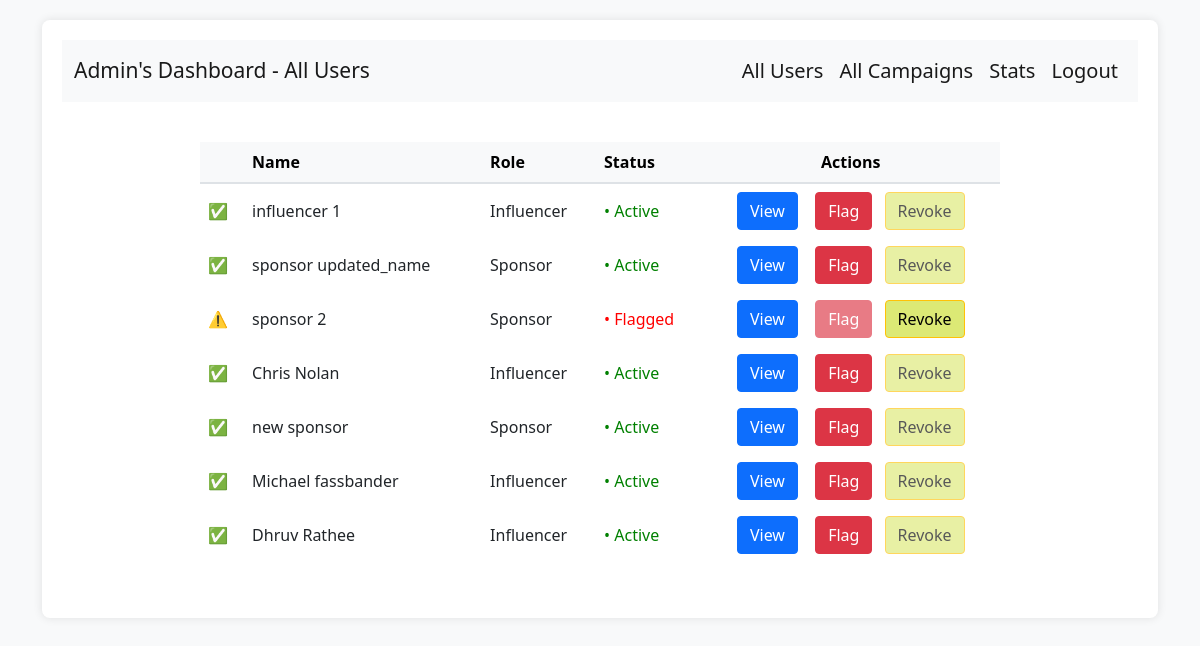
Page /all_users on the committed database.
### backend/models.py (models this page shows)
class user_table(db.Model):
    __tablename__ = "user_table"
    id = db.Column(db.Integer, primary_key=True)
    email = db.Column(db.String, nullable=False)
    full_name = db.Column(db.String, nullable=False)
    user_name = db.Column(db.String, nullable=False)
    pwd = db.Column(db.String, nullable=False)
    role = db.Column(db.Integer, nullable=False)
    status = db.Column(db.Integer,nullable = False,default = 1)
    user_influencer = db.relationship("influencers", backref="user")
    user_sponsor = db.relationship("sponsors", backref="user")

### backend/controllers.py (the view)
@app.route("/all_users",methods=["GET","POST"])
def all_users():
    user_list = get_users()
    influencers_list = get_influencers()
    sponsors_list = get_sponsors()
    return render_template("admin_templates/admin-all-users.html",user_list = user_list , sponsors_list = sponsors_list ,influencers_list = influencers_list)

### backend/controllers.py (called while the page is built)
def get_users():
    users = user_table.query.all()
    users_dict = {}
    for user in users:
        if user.id not in users_dict.keys():
            users_dict[user.id] = [user.email,user.full_name,user.user_name,user.role,user.status]
    return dict(users_dict)

def get_influencers():
    influencers_data = influencers.query.all()
    inf_dict = {}
    for inf in influencers_data:
        if inf.id not in inf_dict.keys():
            inf_dict[inf.id] = [inf.category,inf.niche,inf.followers_count]
    return dict(inf_dict)

def get_sponsors():
    sponsors_data = sponsors.query.all()
    spo_dict = {}
    for spo in sponsors_data:
        if spo.id not in spo_dict.keys():
            spo_dict[spo.id] = [spo.industry,spo.budget]
    return dict(spo_dict)

### templates/admin_templates/admin-all-users.html (shortened to what this page needs)
<!DOCTYPE html>
<html lang="en">
<head>
    <link rel="stylesheet" href="/static/admin_dashboard.css">
    <link href="https://cdn.jsdelivr.net/npm/bootstrap@5.0.2/dist/css/bootstrap.min.css" rel="stylesheet">
</head>
<body>
      <div class="container" >
        <div id="panel">
          <div>
            <nav class="navbar navbar-expand-lg navbar-light bg-light">
              <div class="container-fluid">
                <a class="navbar-brand" style="font-size: 21px;" href="#">Admin's Dashboard - All Users</a>
                <div class="collapse navbar-collapse justify-content-end" id="navbarNavDropdown">
                  <ul class="navbar-nav" style="font-size: 20px;">
                    <li class="nav-item">
                      <a class="nav-link active" aria-current="page" href="/all_users">All Users</a>
                    </li>
                    <li class="nav-item">
                      <a class="nav-link active" aria-current="page" href="/all_campaigns">All Campaigns</a>
                    </li>
                    <li class="nav-item">
                      <a class="nav-link active" aria-current="page" href="/admin_stats">Stats</a>
                    </li>
                    <li class="nav-item">
                      <a class="nav-link active" aria-current="page" href="/login">Logout</a>
                    </li>
                  </ul>
                </div>
              </div>
            </nav>
          </div>
          <div id="dashboard-tables" class="table-responsive" style="width: 800px; margin: 20px auto;">
            {% if user_list %}
            <table class="table table-hover align-middle table-custom" style="border: none;">
              <thead class="table-light">
                <tr style="border-bottom: 2px solid #dee2e6;">
                  <th scope="col" style="border: none;"><b></b></th>
                  <th scope="col" style="border: none;"><b>Name</b></th>
                  <th scope="col" style="border: none;"><b>Role</b></th>
                  <th scope="col" style="border: none;"><b>Status</b></th>
                  <th class="text-center" scope="col" style="border: none;"><b>Actions</b></th>
                </tr>
              </thead>
              <tbody>
                {% for key, value in user_list.items() %}
                {% if value[3] != 0 %}
                <tr>
                  <td style="border: none;">
                    {% if value[4] == 0 %}
                        <span style="color: red;">⚠️ </span>
                    {% else %}
                        <span style="color: green;">✅ </span>
                    {% endif %}
                </td>
                  <td style="border: none;">{{ value[1] }}</td>
                  <td style="border: none;">
                    {% if value[3] == 1 %}
                    Influencer
                    {% else %}
                    Sponsor
                    {% endif %}
                  </td>
                  <td style="border: none;">
                    {% if value[4] == 0 %}
                    <span style="color: red;">&bull; Flagged</span>
                    {% else %}
                    <span style="color: green;">&bull; Active</span>
                    {% endif %}
                  </td>
                  <td class="text-center" style="border: none;">
                    <div class="btn-group" role="group">
                      {% if key in influencers_list %}
                      <button type="button" class="btn btn-primary me-2" data-bs-toggle="modal" data-bs-target="#viewModal" data-name="{{ value[1] }}" data-role="Influencer" data-category="{{ influencers_list[key][0] }}" data-niche="{{ influencers_list[key][1] }}" data-followers="{{ influencers_list[key][2] }}">
                        View
                      </button>
                      {% endif %}
                      {% if key in sponsors_list %}
                      <button type="button" class="btn btn-primary me-2" data-bs-toggle="modal" data-bs-target="#viewModal" data-name="{{ value[1] }}" data-role="Sponsor" data-industry="{{ sponsors_list[key][0] }}" data-budget="{{ sponsors_list[key][1] }}">
                        View
                      </button>
                      {% endif %}
                    </div>
                    <button
                      type="button"
                      class="btn btn-danger me-2"
                      data-bs-toggle="modal"
                      data-bs-target="#flagModal"
                      data-id="{{ key }}"
                      data-name="{{ value[1] }}"
                      data-role="Influencer"
                      {% if value[4] == 0 %}disabled aria-label="Flag {{ value[1] }} (disabled)" {% else %} aria-label="Flag {{ value[1] }}"{% endif %}>
                      Flag
                    </button>
                    <button type="button" class="btn btn-warning" style="background-color: rgb(220, 233, 117); color: black;" data-bs-toggle="modal" data-bs-target="#revokeModal" data-id="{{ key }}" data-name="{{ value[1] }}" data-role="Influencer" {% if value[4] == 1 %}disabled{% endif %}>
                      Revoke
                    </button>
                  </td>
                </tr>
                {% endif %}
                {% endfor %}
              </tbody>
            </table>
            {% else %}
            <h2 class="text-center">No influencers available</h2>
            {% endif %}
          </div>
        </div>
      </div>
</body>
</html>

### static/admin_dashboard.css (style rules this page uses)
.container { margin-top: 20px; }
.btn { background-color: #007bff; color: white; border: none; border-radius: 5px; padding: 10px 15px; transition: background-color 0.3s; }
.navbar { background-color: #343a40; border-radius: 0; }
.navbar-brand { color: #ffffff; }
.nav-link { color: #ffffff; }

### templates/admin_templates/admin-all-users.html (style rules this page uses)
body { background-color: #f8f9fa; }
#panel { background: white; border-radius: 8px; box-shadow: 0 0 10px rgba(0, 0, 0, 0.1); padding: 20px; }
.table-custom { margin-top: 20px; }
.btn-group { margin-right: 5px; }

### rows in the picture
user_table: full_name "influencer 1"
user_table: full_name "sponsor updated_name"
user_table: full_name "sponsor 2"
user_table: full_name "Chris Nolan"
user_table: full_name "new sponsor"
user_table: full_name "Michael fassbander"
user_table: full_name "Dhruv Rathee"
